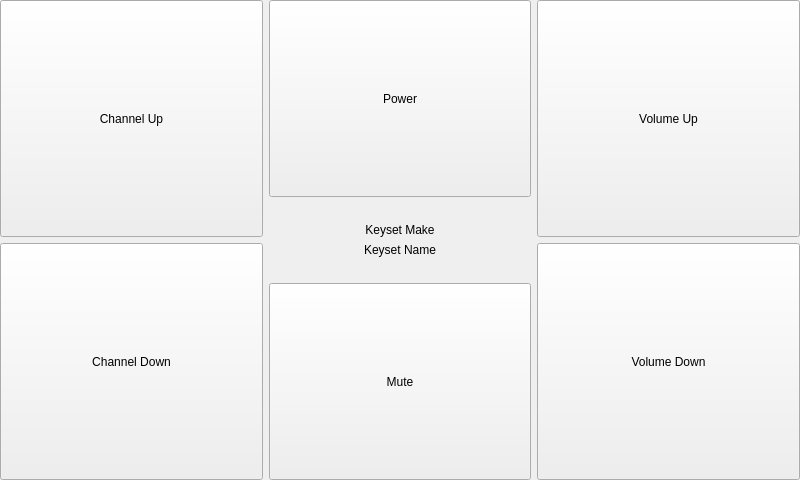
<?xml version="1.0" encoding="UTF-8"?>
<ui version="4.0">
 <class>PIRMainForm</class>
 <widget class="QWidget" name="PIRMainForm">
  <property name="geometry">
   <rect>
    <x>0</x>
    <y>0</y>
    <width>800</width>
    <height>480</height>
   </rect>
  </property>
  <property name="windowTitle">
   <string>Form</string>
  </property>
  <layout class="QGridLayout" name="gridLayout">
   <property name="margin">
    <number>0</number>
   </property>
   <item row="0" column="0">
    <widget class="QPushButton" name="mainChannelUpButton">
     <property name="sizePolicy">
      <sizepolicy hsizetype="Expanding" vsizetype="Expanding">
       <horstretch>0</horstretch>
       <verstretch>0</verstretch>
      </sizepolicy>
     </property>
     <property name="text">
      <string>Channel Up</string>
     </property>
     <property name="icon">
      <iconset resource="../PierogiResources.qrc">
       <normaloff>:/icons/br_up_icon&amp;48.png</normaloff>:/icons/br_up_icon&amp;48.png</iconset>
     </property>
     <property name="iconSize">
      <size>
       <width>48</width>
       <height>48</height>
      </size>
     </property>
    </widget>
   </item>
   <item row="0" column="1" rowspan="2">
    <layout class="QVBoxLayout" name="verticalLayout_2">
     <property name="spacing">
      <number>-1</number>
     </property>
     <property name="leftMargin">
      <number>0</number>
     </property>
     <item>
      <widget class="QPushButton" name="powerButton">
       <property name="sizePolicy">
        <sizepolicy hsizetype="Expanding" vsizetype="Expanding">
         <horstretch>0</horstretch>
         <verstretch>0</verstretch>
        </sizepolicy>
       </property>
       <property name="layoutDirection">
        <enum>Qt::LeftToRight</enum>
       </property>
       <property name="text">
        <string>Power</string>
       </property>
       <property name="icon">
        <iconset resource="../PierogiResources.qrc">
         <normaloff>:/icons/on-off_icon&amp;48.png</normaloff>:/icons/on-off_icon&amp;48.png</iconset>
       </property>
       <property name="iconSize">
        <size>
         <width>48</width>
         <height>48</height>
        </size>
       </property>
      </widget>
     </item>
     <item>
      <spacer name="verticalSpacer">
       <property name="orientation">
        <enum>Qt::Vertical</enum>
       </property>
       <property name="sizeType">
        <enum>QSizePolicy::Minimum</enum>
       </property>
       <property name="sizeHint" stdset="0">
        <size>
         <width>20</width>
         <height>20</height>
        </size>
       </property>
      </spacer>
     </item>
     <item>
      <widget class="QLabel" name="makeLabel">
       <property name="sizePolicy">
        <sizepolicy hsizetype="Preferred" vsizetype="Minimum">
         <horstretch>0</horstretch>
         <verstretch>0</verstretch>
        </sizepolicy>
       </property>
       <property name="text">
        <string>Keyset Make</string>
       </property>
       <property name="alignment">
        <set>Qt::AlignCenter</set>
       </property>
      </widget>
     </item>
     <item>
      <widget class="QLabel" name="nameLabel">
       <property name="sizePolicy">
        <sizepolicy hsizetype="Preferred" vsizetype="Minimum">
         <horstretch>0</horstretch>
         <verstretch>0</verstretch>
        </sizepolicy>
       </property>
       <property name="text">
        <string>Keyset Name</string>
       </property>
       <property name="alignment">
        <set>Qt::AlignCenter</set>
       </property>
      </widget>
     </item>
     <item>
      <spacer name="verticalSpacer_2">
       <property name="orientation">
        <enum>Qt::Vertical</enum>
       </property>
       <property name="sizeType">
        <enum>QSizePolicy::Minimum</enum>
       </property>
       <property name="sizeHint" stdset="0">
        <size>
         <width>20</width>
         <height>20</height>
        </size>
       </property>
      </spacer>
     </item>
     <item>
      <widget class="QPushButton" name="muteButton">
       <property name="sizePolicy">
        <sizepolicy hsizetype="Expanding" vsizetype="Expanding">
         <horstretch>0</horstretch>
         <verstretch>0</verstretch>
        </sizepolicy>
       </property>
       <property name="text">
        <string>Mute</string>
       </property>
       <property name="icon">
        <iconset resource="../PierogiResources.qrc">
         <normaloff>:/icons/sound_mute_icon&amp;48.png</normaloff>:/icons/sound_mute_icon&amp;48.png</iconset>
       </property>
       <property name="iconSize">
        <size>
         <width>48</width>
         <height>48</height>
        </size>
       </property>
      </widget>
     </item>
    </layout>
   </item>
   <item row="0" column="2">
    <widget class="QPushButton" name="mainVolumeUp">
     <property name="sizePolicy">
      <sizepolicy hsizetype="Expanding" vsizetype="Expanding">
       <horstretch>0</horstretch>
       <verstretch>0</verstretch>
      </sizepolicy>
     </property>
     <property name="layoutDirection">
      <enum>Qt::LeftToRight</enum>
     </property>
     <property name="text">
      <string>Volume Up</string>
     </property>
     <property name="icon">
      <iconset resource="../PierogiResources.qrc">
       <normaloff>:/icons/sound_high_icon&amp;48.png</normaloff>:/icons/sound_high_icon&amp;48.png</iconset>
     </property>
     <property name="iconSize">
      <size>
       <width>48</width>
       <height>48</height>
      </size>
     </property>
    </widget>
   </item>
   <item row="1" column="0">
    <widget class="QPushButton" name="mainChannelDownButton">
     <property name="sizePolicy">
      <sizepolicy hsizetype="Expanding" vsizetype="Expanding">
       <horstretch>0</horstretch>
       <verstretch>0</verstretch>
      </sizepolicy>
     </property>
     <property name="text">
      <string>Channel Down</string>
     </property>
     <property name="icon">
      <iconset resource="../PierogiResources.qrc">
       <normaloff>:/icons/br_down_icon&amp;48.png</normaloff>:/icons/br_down_icon&amp;48.png</iconset>
     </property>
     <property name="iconSize">
      <size>
       <width>48</width>
       <height>48</height>
      </size>
     </property>
    </widget>
   </item>
   <item row="1" column="2">
    <widget class="QPushButton" name="mainVolumeDownButton">
     <property name="sizePolicy">
      <sizepolicy hsizetype="Expanding" vsizetype="Expanding">
       <horstretch>0</horstretch>
       <verstretch>0</verstretch>
      </sizepolicy>
     </property>
     <property name="text">
      <string>Volume Down</string>
     </property>
     <property name="icon">
      <iconset resource="../PierogiResources.qrc">
       <normaloff>:/icons/sound_low_icon&amp;48.png</normaloff>:/icons/sound_low_icon&amp;48.png</iconset>
     </property>
     <property name="iconSize">
      <size>
       <width>48</width>
       <height>48</height>
      </size>
     </property>
    </widget>
   </item>
  </layout>
 </widget>
 <resources>
  <include location="../PierogiResources.qrc"/>
 </resources>
 <connections>
  <connection>
   <sender>PIRMainForm</sender>
   <signal>channelUpEnabled(bool)</signal>
   <receiver>mainChannelUpButton</receiver>
   <slot>setEnabled(bool)</slot>
   <hints>
    <hint type="sourcelabel">
     <x>399</x>
     <y>239</y>
    </hint>
    <hint type="destinationlabel">
     <x>135</x>
     <y>123</y>
    </hint>
   </hints>
  </connection>
  <connection>
   <sender>PIRMainForm</sender>
   <signal>channelDownEnabled(bool)</signal>
   <receiver>mainChannelDownButton</receiver>
   <slot>setEnabled(bool)</slot>
   <hints>
    <hint type="sourcelabel">
     <x>399</x>
     <y>239</y>
    </hint>
    <hint type="destinationlabel">
     <x>135</x>
     <y>360</y>
    </hint>
   </hints>
  </connection>
  <connection>
   <sender>PIRMainForm</sender>
   <signal>muteEnabled(bool)</signal>
   <receiver>muteButton</receiver>
   <slot>setEnabled(bool)</slot>
   <hints>
    <hint type="sourcelabel">
     <x>399</x>
     <y>239</y>
    </hint>
    <hint type="destinationlabel">
     <x>399</x>
     <y>383</y>
    </hint>
   </hints>
  </connection>
  <connection>
   <sender>PIRMainForm</sender>
   <signal>powerEnabled(bool)</signal>
   <receiver>powerButton</receiver>
   <slot>setEnabled(bool)</slot>
   <hints>
    <hint type="sourcelabel">
     <x>399</x>
     <y>239</y>
    </hint>
    <hint type="destinationlabel">
     <x>399</x>
     <y>96</y>
    </hint>
   </hints>
  </connection>
  <connection>
   <sender>PIRMainForm</sender>
   <signal>volumeUpEnabled(bool)</signal>
   <receiver>mainVolumeUp</receiver>
   <slot>setEnabled(bool)</slot>
   <hints>
    <hint type="sourcelabel">
     <x>399</x>
     <y>239</y>
    </hint>
    <hint type="destinationlabel">
     <x>664</x>
     <y>123</y>
    </hint>
   </hints>
  </connection>
  <connection>
   <sender>PIRMainForm</sender>
   <signal>volumeDownEnabled(bool)</signal>
   <receiver>mainVolumeDownButton</receiver>
   <slot>setEnabled(bool)</slot>
   <hints>
    <hint type="sourcelabel">
     <x>399</x>
     <y>239</y>
    </hint>
    <hint type="destinationlabel">
     <x>664</x>
     <y>360</y>
    </hint>
   </hints>
  </connection>
  <connection>
   <sender>PIRMainForm</sender>
   <signal>keysetMakeChanged(QString)</signal>
   <receiver>makeLabel</receiver>
   <slot>setText(QString)</slot>
   <hints>
    <hint type="sourcelabel">
     <x>399</x>
     <y>239</y>
    </hint>
    <hint type="destinationlabel">
     <x>399</x>
     <y>224</y>
    </hint>
   </hints>
  </connection>
  <connection>
   <sender>PIRMainForm</sender>
   <signal>keysetNameChanged(QString)</signal>
   <receiver>nameLabel</receiver>
   <slot>setText(QString)</slot>
   <hints>
    <hint type="sourcelabel">
     <x>399</x>
     <y>239</y>
    </hint>
    <hint type="destinationlabel">
     <x>399</x>
     <y>250</y>
    </hint>
   </hints>
  </connection>
 </connections>
 <slots>
  <signal>channelUpEnabled(bool)</signal>
  <signal>channelDownEnabled(bool)</signal>
  <signal>powerEnabled(bool)</signal>
  <signal>muteEnabled(bool)</signal>
  <signal>volumeUpEnabled(bool)</signal>
  <signal>volumeDownEnabled(bool)</signal>
  <signal>keysetMakeChanged(QString)</signal>
  <signal>keysetNameChanged(QString)</signal>
 </slots>
</ui>
